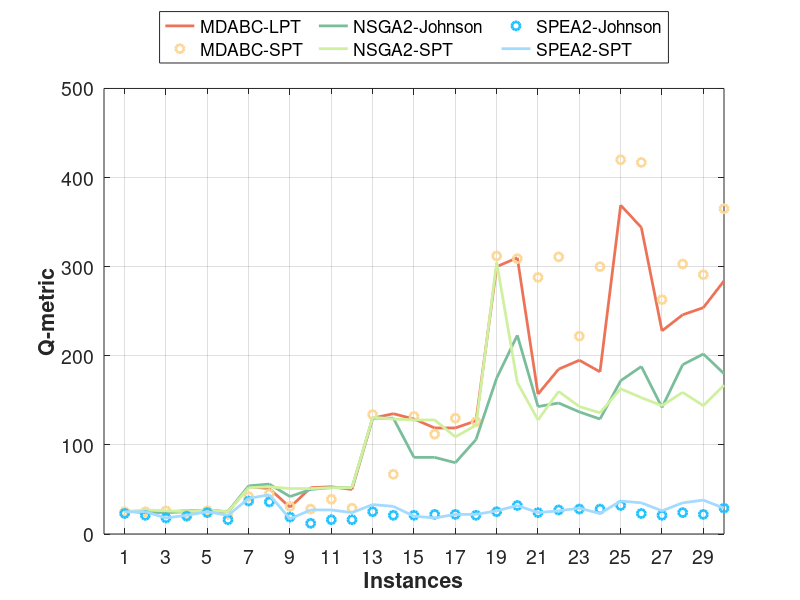

Write the MATLAB code that produced this figure.
 %% 
 % @Author: Scott Zheng
 % @Date: 2022-03-02 21:32:55
 % @LastEditors: Scott Zheng
 % @LastEditTime: 2022-03-02 22:41:23
 % @FilePath: \Code\experimenta_Q_Processing.m
 % @Description: New export feature supported by Matlab r2020 or later
 % @
 % @Copyright (c) 2022 by Scott Zheng, All Rights Reserved. 
 %% 
%% ExParameters.m processing and plot
clear
clc
%ExParameters.m  Q-metric.pdf

load('Results-all.mat')
NAME = {'MDABC-LPT','MDABC-SPT','NSGA2-Johnson','NSGA2-SPT','SPEA2-Johnson','SPEA2-SPT'};
mark = ["-o",'--o','-*','--*','-d','--d'];

context = zeros(6,30);
for i = 1:30
    for j = 1:6
        context(j,i) =size(Results{j,1,i},1);
    end
end
context = context([3,4,1,2,5,6],:);


%% uisetcolor
colors = [[236,115,87];[253, 214, 146];[121,189,154];[207,240,158];[30, 192, 255];[163, 218, 255]]./255;

figure(1);
set(gca,'FontSize',14)
hold on;
box on;
grid on;
for j = 1:6 
    plot(1:30,context(j,:),mark(j),'color',colors(j,:),'LineWidth',2,'MarkerSize',6);
end

% ylim([0,1])   
% yticks(0:0.2:1)
% yticklabels({'0%','20%','40%','60%','80%','100%'})
xticks(1:2:30)
xlabel('Instances','FontWeight','bold');
ylabel('Q-metric','FontWeight','bold');
legend(NAME,'Location','northoutside','Orientation','vertical','NumColumns',3)

set(gcf,'position',[0,0,1000,550])
exportgraphics(gca,'.\Figures\4-2.pdf','Resolution',300)  % matlab r2020 or later




